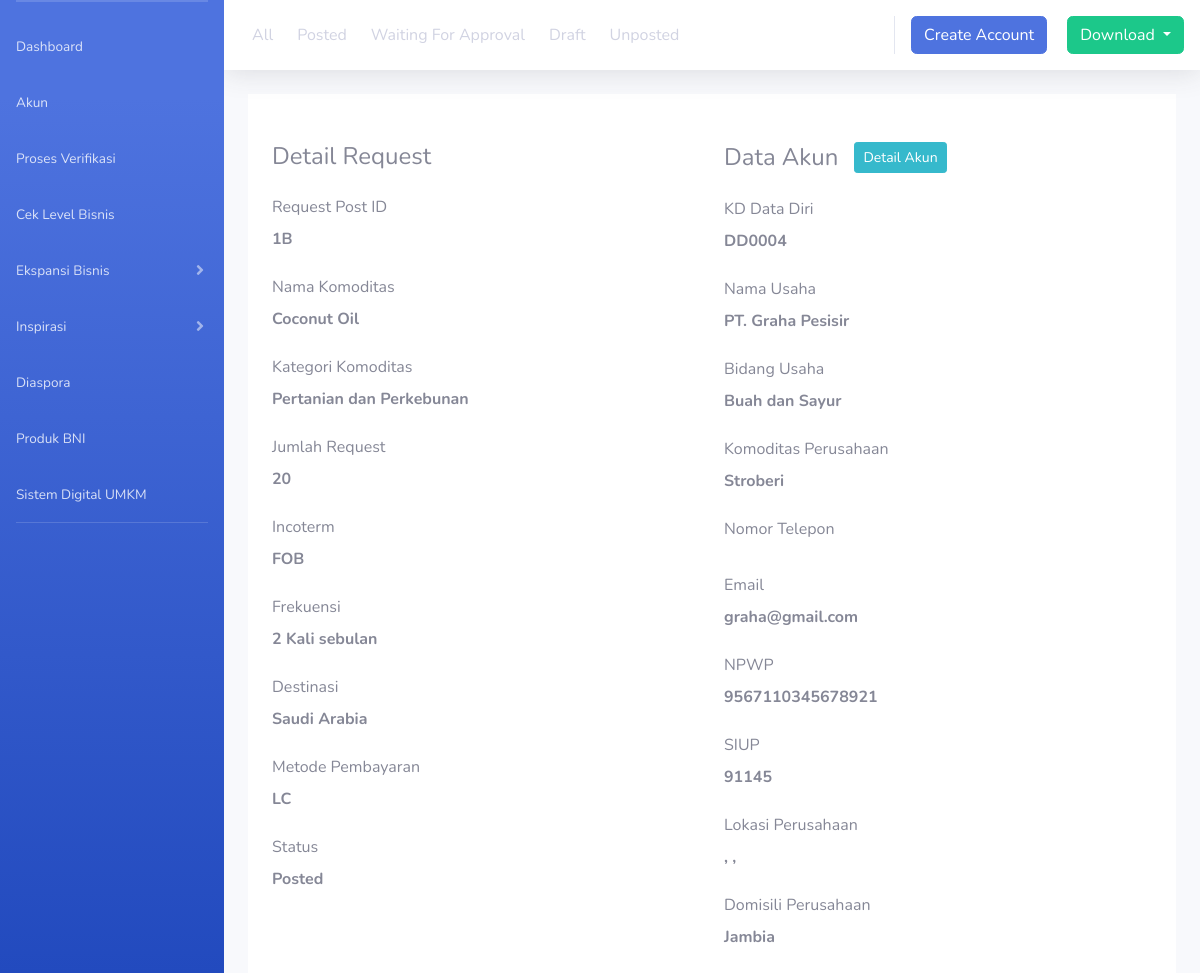
The app's page /ekspansirequest/detail/1B, older data.
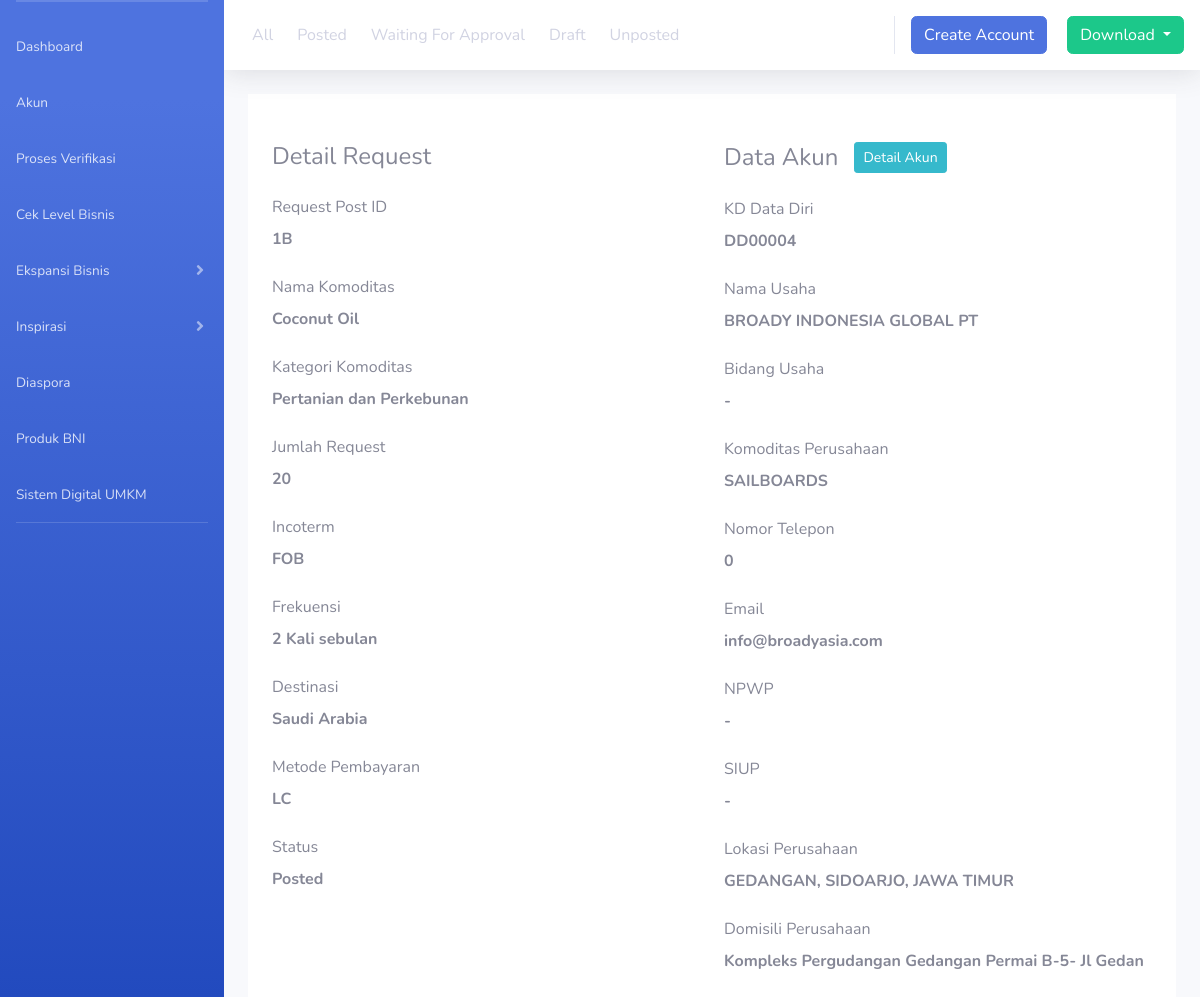
The same page, newer data.
### tables this page shows
CREATE TABLE `ekspansi_request` (
  `request_post_id` varchar(100) NOT NULL,
  `comodity_name` varchar(100) NOT NULL,
  `kd_data_diri` varchar(50) NOT NULL,
  `request_id` varchar(50) NOT NULL,
  `destination` varchar(100) NOT NULL,
  `category` varchar(100) NOT NULL,
  `status` varchar(75) NOT NULL,
  `application` int(50) NOT NULL,
  `payment` varchar(100) NOT NULL,
  `create_date` date NOT NULL,
  `qty_komoditas` int(11) NOT NULL,
  `incoterm` varchar(500) NOT NULL,
  `frekuensi` varchar(500) NOT NULL
);

CREATE TABLE `data_usaha` (
  `id_usaha` int(10) NOT NULL,
  `nama_usaha` varchar(50) NOT NULL,
  `domisili_perusahaan` varchar(50) NOT NULL,
  `no_telp` int(15) NOT NULL,
  `email_perusahaan` varchar(70) NOT NULL,
  `website` text NOT NULL,
  `bidang_usaha` varchar(50) NOT NULL,
  `komoditi_usaha` varchar(50) NOT NULL,
  `skala` varchar(50) NOT NULL,
  `satuan` varchar(50) NOT NULL,
  `nib` varchar(50) NOT NULL,
  `npwp_perusahaan` varchar(50) NOT NULL,
  `no_siup` varchar(50) NOT NULL,
  `no_peb` varchar(50) NOT NULL,
  `no_akta` varchar(50) NOT NULL,
  `verified` tinyint(4) NOT NULL,
  `qyc_nib` tinyint(4) NOT NULL,
  `qyc_npwp` tinyint(4) NOT NULL,
  `qyc_siup` tinyint(4) NOT NULL,
  `qyc_peb` tinyint(4) NOT NULL,
  `qyc_akta` tinyint(4) NOT NULL,
  `qyc_domisili` tinyint(4) NOT NULL,
  `foto_nib` varchar(500) DEFAULT NULL,
  `foto_npwp` varchar(500) DEFAULT NULL,
  `foto_siup` varchar(500) DEFAULT NULL,
  `foto_peb` varchar(500) DEFAULT NULL,
  `foto_akta` varchar(500) DEFAULT NULL,
  `foto_domisili` varchar(500) DEFAULT NULL,
  `kd_data_diri` varchar(20) DEFAULT NULL,
  `social_media` varchar(30) NOT NULL,
  `provinsi` varchar(30) NOT NULL,
  `kota` varchar(30) NOT NULL,
  `kecamatan` varchar(30) NOT NULL,
  `cabang_bni` varchar(50) NOT NULL,
  `wilayah_bni` varchar(50) NOT NULL,
  `pic_bni` varchar(30) NOT NULL,
  `telp_pic` int(15) NOT NULL,
  `email_pic` varchar(50) NOT NULL
);

### application/controllers/Ekspansirequest.php (called while the page is built, shortened)
<?php
class ekspansirequest extends CI_Controller
{
    public function __construct()
    {
        $this->load->helper(array('form', 'url'));
        $this->load->model('ekspansirequest_m', 'ekspansirequest');
        $this->load->model('detail_akun_model', 'detail_akun');
    }
    function detail ($id) {
        $ekspansiRequest = $this->ekspansirequest->get_by_request_id($id);
        $data = array(
            'title' => 'Detail Ekspansi Request',
            'header' => 'template/header',
            'menu' => 'template/menu',
            'content' => 'template/content',
            'app' => 'ekspansirequest_detail',
            'ekspansi_request' => $ekspansiRequest,
            'user' => $this->detail_akun->get_data($ekspansiRequest->kd_data_diri)[0],
        );
        $this->load->view('template/main', $data);
    }
}

### index.php (called while the page is built, shortened)
<?php
require_once BASEPATH.'core/CodeIgniter.php';

### application/models/Ekspansirequest_m.php (called while the page is built, shortened)
<?php defined('BASEPATH') or exit('No direct script access allowed');
class ekspansirequest_m extends CI_ModeL
{
    public function get_by_request_id($id) {
        $this->db->from('ekspansi_request as er');
        $this->db->where('er.request_post_id', $id);
        $query = $this->db->get();
        return $query->row();
    }
}

### application/models/Detail_akun_model.php (called while the page is built, shortened)
<?php
class detail_akun_model extends CI_Model
{
    public function get_data($id)
    {
        $kd_diri = $id;
        $this->db->where('kd_data_diri', $kd_diri);
        return $this->db->get('data_usaha')->result_array();
    }
}

### application/views/ekspansirequest_detail.php (the view)
<div class="container" style="background-color: #FFF">
    <div class="row">
        <div class="col-12 col-md-6 pt-5">
            <div class="row">
                <div class="col-12 d-flex mb-4" style="flex-direction: row; justify-content: flex-start; align-items: center;">
                    <h4 class="mb-0">Detail Request</h4>
                </div>
                <div class="col-12 d-flex mb-4" style="flex-direction: column">
                    <label>Request Post ID</label>
                    <span>
                        <strong><?= $ekspansi_request->request_post_id ?></strong>
                    </span>
                </div>
                <div class="col-12 d-flex mb-4" style="flex-direction: column">
                    <label>Nama Komoditas</label>
                    <span>
                        <strong><?= $ekspansi_request->comodity_name ?></strong>
                    </span>
                </div>
                <div class="col-12 d-flex mb-4" style="flex-direction: column">
                    <label>Kategori Komoditas</label>
                    <span>
                        <strong><?= $ekspansi_request->category ?></strong>
                    </span>
                </div>
                <div class="col-12 d-flex mb-4" style="flex-direction: column">
                    <label>Jumlah Request</label>
                    <span>
                        <strong><?= $ekspansi_request->qty_komoditas ?></strong>
                    </span>
                </div>
                <div class="col-12 d-flex mb-4" style="flex-direction: column">
                    <label>Incoterm</label>
                    <span>
                        <strong><?= $ekspansi_request->incoterm ?></strong>
                    </span>
                </div>
                <div class="col-12 d-flex mb-4" style="flex-direction: column">
                    <label>Frekuensi</label>
                    <span>
                        <strong><?= $ekspansi_request->frekuensi ?></strong>
                    </span>
                </div>
                <div class="col-12 d-flex mb-4" style="flex-direction: column">
                    <label>Destinasi</label>
                    <span>
                        <strong><?= $ekspansi_request->destination ?></strong>
                    </span>
                </div>
                <div class="col-12 d-flex mb-4" style="flex-direction: column">
                    <label>Metode Pembayaran</label>
                    <span>
                        <strong><?= $ekspansi_request->payment ?></strong>
                    </span>
                </div>
                <div class="col-12 d-flex mb-4" style="flex-direction: column">
                    <label>Status</label>
                    <span>
                        <strong><?= $ekspansi_request->status ?></strong>
                    </span>
                </div>
            </div>
        </div>
        <div class="col-12 col-md-6 pt-5">
            <div class="row">
                <div class="col-12 d-flex mb-4" style="flex-direction: row; justify-content: flex-start; align-items: center;">
                    <h4 class="mb-0">Data Akun</h4>
                    <a href="<?= site_url('/akun/detail_akun/'.$user['kd_data_diri']) ?>" class="btn btn-sm btn-info d-inline-block ml-3">Detail Akun</a>
                </div>
                <div class="col-12 d-flex mb-4" style="flex-direction: column">
                    <label>KD Data Diri</label>
                    <span>
                        <strong><?= $user['kd_data_diri'] ?></strong>
                    </span>
                </div>
                <div class="col-12 d-flex mb-4" style="flex-direction: column">
                    <label>Nama Usaha</label>
                    <span>
                        <strong><?= $user['nama_usaha'] ?></strong>
                    </span>
                </div>
                <div class="col-12 d-flex mb-4" style="flex-direction: column">
                    <label>Bidang Usaha</label>
                    <span>
                        <strong><?= $user['bidang_usaha'] ?></strong>
                    </span>
                </div>
                <div class="col-12 d-flex mb-4" style="flex-direction: column">
                    <label>Komoditas Perusahaan</label>
                    <span>
                        <strong><?= $user['komoditi_usaha'] ?></strong>
                    </span>
                </div>
                <div class="col-12 d-flex mb-4" style="flex-direction: column">
                    <label>Nomor Telepon</label>
                    <span>
                        <strong><?= $user['no_telp'] ?></strong>
                    </span>
                </div>
                <div class="col-12 d-flex mb-4" style="flex-direction: column">
                    <label>Email</label>
                    <span>
                        <strong><?= $user['email_perusahaan'] ?></strong>
                    </span>
                </div>
                <div class="col-12 d-flex mb-4" style="flex-direction: column">
                    <label>NPWP</label>
                    <span>
                        <strong><?= $user['npwp_perusahaan'] ?></strong>
                    </span>
                </div>
                <div class="col-12 d-flex mb-4" style="flex-direction: column">
                    <label>SIUP</label>
                    <span>
                        <strong><?= $user['no_siup'] ?></strong>
                    </span>
                </div>
                <div class="col-12 d-flex mb-4" style="flex-direction: column">
                    <label>Lokasi Perusahaan</label>
                    <span>
                        <strong><?= $user['kecamatan'] ?>, <?= $user['kota'] ?>, <?= $user['provinsi'] ?></strong>
                    </span>
                </div>
                <div class="col-12 d-flex mb-4" style="flex-direction: column">
                    <label>Domisili Perusahaan</label>
                    <span>
                        <strong><?= $user['domisili_perusahaan'] ?></strong>
                    </span>
                </div>
            </div>
        </div>
    </div>
</div>

### application/views/template/main.php (shortened to what this page needs)
<!DOCTYPE html>
<html lang="en">
<head>
    <link href="<?= site_url('templates/vendor/fontawesome-free/css/all.min.css'); ?>" rel="stylesheet" type="text/css">
    <link href="<?= site_url('templates/css/sb-admin-2.min.css'); ?>" rel="stylesheet">
    <link href="<?= site_url('templates/css/style.css'); ?>" rel="stylesheet">
    <link href="https://cdn.datatables.net/1.11.5/css/jquery.dataTables.min.css" rel="stylesheet">
    <link href="https://cdn.datatables.net/buttons/2.2.2/css/buttons.dataTables.min.css" rel="stylesheet">
    <link href="https://cdn.datatables.net/select/1.3.4/css/select.dataTables.min.css" rel="stylesheet">
</head>
<body id="page-top">
    <div>
        <?php
        $this->load->view($header);
        ?>
    </div>
</body>
</html>

### application/views/template/header.php
<div>
    <?php
    $this->load->view($menu);
    ?>
</div>

### application/views/template/menu.php (shortened to what this page needs)
<?php
$url = $this->uri->segment(1);
$akun = $url == "akun" ? "menuActive" : "";
$proses_verifikasi = $url == "proses_verifikasi" ? "menuActive" : "";
$ceklevelbisnis = $url == "ceklevelbisnis" ? "menuActive" : "";
$urll = $this->uri->segment(2);
$all = $urll == "" ? "tabActive" : "";
$posted = $urll == "posted" ? "tabActive" : "";
$waiting_for_approval = $urll == "waiting_forapproval" ? "tabActive" : "";
$draft = $urll == "draft" ? "tabActive" : "";
$unposted = $urll == "unposted" ? "tabActive" : "";
?>
<div id="wrapper">
    <ul class="navbar-nav bg-gradient-primary sidebar sidebar-dark accordion" id="accordionSidebar">
        <li class="nav-item">
            <a class="nav-link" href="<?= site_url('#'); ?>">
                <span>Dashboard</span></a>
        </li>
        <li class="nav-item">
            <a class="nav-link <?= $akun ?>" href="<?= site_url('akun'); ?>">
                <span>Akun</span></a>
        </li>
        <li class="nav-item">
            <a class="nav-link <?= $proses_verifikasi ?>" href="<?= site_url('proses_verifikasi'); ?>">
                <span>Proses Verifikasi</span></a>
        </li>
        <li class="nav-item">
            <a class="nav-link <?= $ceklevelbisnis ?>" href="<?= site_url('ceklevelbisnis'); ?>">
                <span>Cek Level Bisnis</span></a>
        </li>
        <li class="nav-item">
            <a class="nav-link collapsed" href="#" data-toggle="collapse" data-target="#collapseTwo" aria-expanded="true" aria-controls="collapseTwo">
                <span>Ekspansi Bisnis</span>
            </a>
        </li>
        <li class="nav-item">
            <a class="nav-link collapsed" href="#" data-toggle="collapse" data-target="#collapseUtilities" aria-expanded="true" aria-controls="collapseUtilities">
                <span>Inspirasi</span>
            </a>
        </li>
        <li class="nav-item">
            <a class="nav-link" href="<?= site_url('#'); ?>">
                <span>Diaspora</span></a>
        </li>
        <li class="nav-item">
            <a class="nav-link" href="<?= site_url('#'); ?>">
                <span>Produk BNI</span></a>
        </li>
        <li class="nav-item">
            <a class="nav-link" href="<?= site_url('#'); ?>">
                <span>Sistem Digital UMKM</span></a>
        </li>
        <hr class="sidebar-divider d-none d-md-block">
    </ul>
    <div id="content-wrapper" class="d-flex flex-column">
        <div id="content">
        <nav class="navbar navbar-expand navbar-light bg-white topbar mb-4 static-top shadow">
                    <?php if ($url == "ekspansirequest") { ?>
                        <ul class="navbar-nav mr-auto">
                            <li class="nav-item">
                                <a class="nav-link <?= $all; ?>" href="<?= site_url('ekspansirequest'); ?>">All</a>
                            </li>
                            <li class="nav-item">
                                <a class="nav-link <?= $posted; ?>" href="<?= site_url('ekspansirequest/posted'); ?>">Posted</a>
                            </li>
                            <li class="nav-item">
                                <a class="nav-link <?= $waiting_for_approval; ?>" href="<?= site_url('ekspansirequest/waiting_for_approval'); ?>">Waiting For Approval</a>
                            </li>
                            <li class="nav-item">
                                <a class="nav-link <?= $draft; ?>" href="<?= site_url('ekspansirequest/draft'); ?>">Draft</a>
                            </li>
                            <li class="nav-item">
                                <a class="nav-link <?= $unposted; ?>" href="<?= site_url('ekspansirequest/unposted'); ?>">Unposted</a>
                            </li>
                        </ul>
                    <?php } ?>
                <ul class="navbar-nav ml-auto">
                    <div style="padding-right: 20px;">
                        <a href="<?= site_url('akun/create_akun') ?>"><button type="submit" class="btn btn-primary">Create Account</button></a>
                    </div>
                    <div class="dropdown">
                        <button class="btn btn-success dropdown-toggle" type="button" id="dropdownMenu2" data-toggle="dropdown" aria-expanded="false">
                            Download
                        </button>
                    </div>
                </ul>
            </nav>
            <div class="container-fluid">
                <div>
                    <?php
                    $this->load->view($content);
                    ?>
                </div>
            </div>
        </div>
    </div>
</div>

### application/views/template/content.php
<div>
    <?php
    $this->load->view($app);
    ?>
</div>

Row changes from the older to the newer data that the page shows:
no longer on this page (row edited): data_usaha: kd_data_diri "DD0004", nama_usaha "PT. Graha Pesisir", bidang_usaha "Buah dan Sayur", komoditi_usaha "Stroberi", email_perusahaan "graha@gmail.com", npwp_perusahaan "9567110345678921", no_siup "91145", domisili_perusahaan "Jambia"
added data_usaha: kd_data_diri "DD00004", nama_usaha "BROADY INDONESIA GLOBAL PT", bidang_usaha "-", komoditi_usaha "SAILBOARDS", no_telp "0", email_perusahaan "info@broadyasia.com", npwp_perusahaan "-", no_siup "-", kecamatan "GEDANGAN", kota "SIDOARJO", provinsi "JAWA TIMUR", domisili_perusahaan "Kompleks Pergudangan Gedangan Permai B-5- Jl Gedan"
